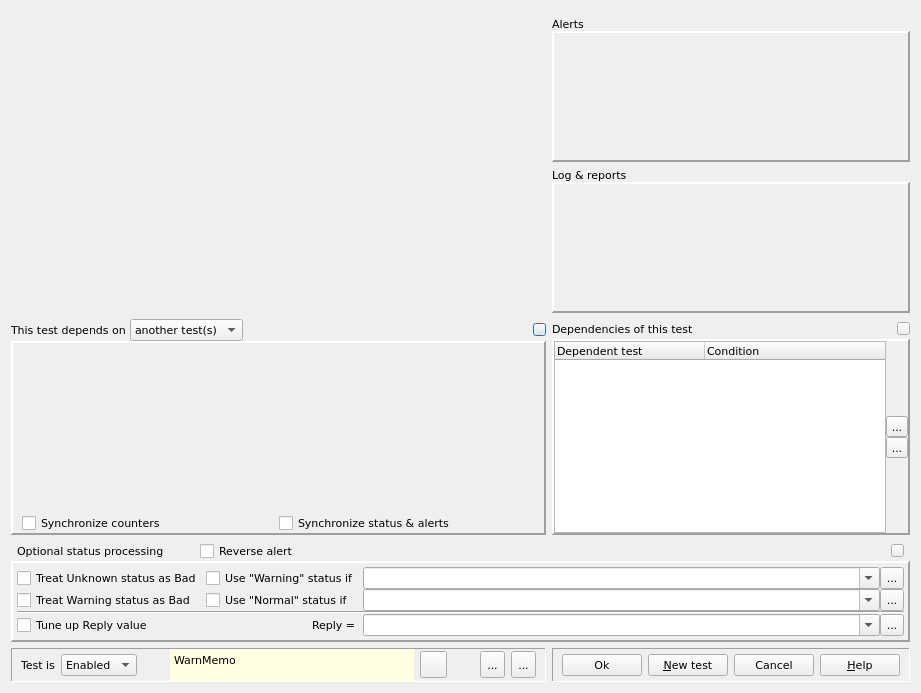
<?xml version="1.0" encoding="UTF-8"?>
<ui version="4.0">
 <class>HostMonDlg</class>
 <widget class="QDialog" name="HostMonDlg">
  <property name="geometry">
   <rect>
    <x>0</x>
    <y>0</y>
    <width>921</width>
    <height>693</height>
   </rect>
  </property>
  <property name="sizePolicy">
   <sizepolicy hsizetype="Expanding" vsizetype="Expanding">
    <horstretch>0</horstretch>
    <verstretch>0</verstretch>
   </sizepolicy>
  </property>
  <property name="font">
   <font>
    <family>DejaVu Sans</family>
    <pointsize>8</pointsize>
   </font>
  </property>
  <property name="windowTitle">
   <string>Test properties</string>
  </property>
  <property name="windowIcon">
   <iconset resource="../qHostMonitor.qrc">
    <normaloff>:/img/hostMonitor.png</normaloff>:/img/hostMonitor.png</iconset>
  </property>
  <property name="locale">
   <locale language="English" country="UnitedStates"/>
  </property>
  <layout class="QGridLayout" name="gridLayout_3">
   <item row="0" column="1">
    <widget class="SDPO::TestScheduleWidget" name="frmSchedule" native="true">
     <property name="sizePolicy">
      <sizepolicy hsizetype="Expanding" vsizetype="Preferred">
       <horstretch>0</horstretch>
       <verstretch>0</verstretch>
      </sizepolicy>
     </property>
    </widget>
   </item>
   <item row="1" column="1">
    <layout class="QVBoxLayout" name="loAlerts">
     <property name="spacing">
      <number>0</number>
     </property>
     <property name="sizeConstraint">
      <enum>QLayout::SetMinimumSize</enum>
     </property>
     <item>
      <widget class="QLabel" name="lblAlerts">
       <property name="text">
        <string>Alerts</string>
       </property>
      </widget>
     </item>
     <item>
      <widget class="QFrame" name="frame">
       <property name="sizePolicy">
        <sizepolicy hsizetype="Expanding" vsizetype="Expanding">
         <horstretch>0</horstretch>
         <verstretch>0</verstretch>
        </sizepolicy>
       </property>
       <property name="frameShape">
        <enum>QFrame::Panel</enum>
       </property>
       <property name="frameShadow">
        <enum>QFrame::Raised</enum>
       </property>
       <property name="lineWidth">
        <number>2</number>
       </property>
       <layout class="QHBoxLayout" name="horizontalLayout_8">
        <property name="spacing">
         <number>0</number>
        </property>
        <property name="leftMargin">
         <number>0</number>
        </property>
        <property name="topMargin">
         <number>0</number>
        </property>
        <property name="rightMargin">
         <number>0</number>
        </property>
        <property name="bottomMargin">
         <number>0</number>
        </property>
        <item>
         <widget class="SDPO::AlertsEditWidget" name="grpAlerts" native="true">
          <property name="sizePolicy">
           <sizepolicy hsizetype="Expanding" vsizetype="Expanding">
            <horstretch>0</horstretch>
            <verstretch>0</verstretch>
           </sizepolicy>
          </property>
         </widget>
        </item>
       </layout>
      </widget>
     </item>
    </layout>
   </item>
   <item row="2" column="1">
    <layout class="QVBoxLayout" name="loLogReports">
     <property name="spacing">
      <number>0</number>
     </property>
     <item>
      <widget class="QLabel" name="label">
       <property name="text">
        <string>Log &amp; reports</string>
       </property>
      </widget>
     </item>
     <item>
      <widget class="QFrame" name="frame_2">
       <property name="sizePolicy">
        <sizepolicy hsizetype="Expanding" vsizetype="Expanding">
         <horstretch>0</horstretch>
         <verstretch>0</verstretch>
        </sizepolicy>
       </property>
       <property name="frameShape">
        <enum>QFrame::Panel</enum>
       </property>
       <property name="frameShadow">
        <enum>QFrame::Raised</enum>
       </property>
       <property name="lineWidth">
        <number>2</number>
       </property>
       <layout class="QHBoxLayout" name="horizontalLayout_9">
        <property name="spacing">
         <number>0</number>
        </property>
        <property name="leftMargin">
         <number>0</number>
        </property>
        <property name="topMargin">
         <number>0</number>
        </property>
        <property name="rightMargin">
         <number>0</number>
        </property>
        <property name="bottomMargin">
         <number>0</number>
        </property>
        <item>
         <widget class="SDPO::LogReportsEditWidget" name="grpLogsReports" native="true">
          <property name="sizePolicy">
           <sizepolicy hsizetype="Expanding" vsizetype="Expanding">
            <horstretch>0</horstretch>
            <verstretch>0</verstretch>
           </sizepolicy>
          </property>
          <property name="minimumSize">
           <size>
            <width>350</width>
            <height>80</height>
           </size>
          </property>
          <property name="baseSize">
           <size>
            <width>354</width>
            <height>80</height>
           </size>
          </property>
         </widget>
        </item>
       </layout>
      </widget>
     </item>
    </layout>
   </item>
   <item row="3" column="0">
    <layout class="QVBoxLayout" name="loMaster">
     <property name="spacing">
      <number>0</number>
     </property>
     <item>
      <layout class="QHBoxLayout" name="horizontalLayout_12">
       <item>
        <widget class="QLabel" name="lblThisTestDependsOn">
         <property name="text">
          <string>This test depends on </string>
         </property>
        </widget>
       </item>
       <item>
        <widget class="QComboBox" name="cmbDependencyMode">
         <item>
          <property name="text">
           <string>another test(s)</string>
          </property>
         </item>
         <item>
          <property name="text">
           <string>Expression</string>
          </property>
         </item>
        </widget>
       </item>
       <item>
        <spacer name="horizontalSpacer_4">
         <property name="orientation">
          <enum>Qt::Horizontal</enum>
         </property>
         <property name="sizeHint" stdset="0">
          <size>
           <width>40</width>
           <height>20</height>
          </size>
         </property>
        </spacer>
       </item>
       <item>
        <widget class="QPushButton" name="btnDependenciesHideLeft">
         <property name="sizePolicy">
          <sizepolicy hsizetype="Fixed" vsizetype="Fixed">
           <horstretch>0</horstretch>
           <verstretch>0</verstretch>
          </sizepolicy>
         </property>
         <property name="maximumSize">
          <size>
           <width>13</width>
           <height>13</height>
          </size>
         </property>
         <property name="text">
          <string notr="true"/>
         </property>
         <property name="icon">
          <iconset resource="../qHostMonitor.qrc">
           <normaloff>:/img/minus.gif</normaloff>
           <normalon>:/img/plus.gif</normalon>:/img/minus.gif</iconset>
         </property>
         <property name="iconSize">
          <size>
           <width>13</width>
           <height>13</height>
          </size>
         </property>
         <property name="checkable">
          <bool>true</bool>
         </property>
        </widget>
       </item>
      </layout>
     </item>
     <item>
      <widget class="QFrame" name="frmMasterTests">
       <property name="frameShape">
        <enum>QFrame::Panel</enum>
       </property>
       <property name="frameShadow">
        <enum>QFrame::Raised</enum>
       </property>
       <property name="lineWidth">
        <number>2</number>
       </property>
       <layout class="QVBoxLayout" name="verticalLayout_6">
        <property name="spacing">
         <number>0</number>
        </property>
        <property name="leftMargin">
         <number>0</number>
        </property>
        <property name="topMargin">
         <number>0</number>
        </property>
        <property name="rightMargin">
         <number>0</number>
        </property>
        <property name="bottomMargin">
         <number>0</number>
        </property>
        <item>
         <widget class="QStackedWidget" name="stwMasterTest">
          <property name="frameShape">
           <enum>QFrame::NoFrame</enum>
          </property>
          <property name="currentIndex">
           <number>0</number>
          </property>
          <widget class="SDPO::MasterTestsEditWidget" name="wMasterTests"/>
          <widget class="SDPO::ExpressionTestsEditWidget" name="wExpressionTests"/>
         </widget>
        </item>
        <item>
         <layout class="QHBoxLayout" name="horizontalLayout_13">
          <property name="leftMargin">
           <number>9</number>
          </property>
          <property name="rightMargin">
           <number>9</number>
          </property>
          <item>
           <widget class="QCheckBox" name="chkSynchronizeCounters">
            <property name="text">
             <string>Synchronize counters</string>
            </property>
           </widget>
          </item>
          <item>
           <widget class="QCheckBox" name="chkSynchronizeStatusAlerts">
            <property name="text">
             <string>Synchronize status &amp;&amp; alerts</string>
            </property>
           </widget>
          </item>
         </layout>
        </item>
       </layout>
      </widget>
     </item>
    </layout>
   </item>
   <item row="3" column="1">
    <layout class="QVBoxLayout" name="loDependencies">
     <property name="spacing">
      <number>0</number>
     </property>
     <item>
      <layout class="QHBoxLayout" name="horizontalLayout_10">
       <item>
        <widget class="QLabel" name="lblDependecies">
         <property name="text">
          <string>Dependencies of this test</string>
         </property>
        </widget>
       </item>
       <item>
        <spacer name="horizontalSpacer_3">
         <property name="orientation">
          <enum>Qt::Horizontal</enum>
         </property>
         <property name="sizeHint" stdset="0">
          <size>
           <width>40</width>
           <height>20</height>
          </size>
         </property>
        </spacer>
       </item>
       <item>
        <widget class="QPushButton" name="btnDependenciesHideRight">
         <property name="maximumSize">
          <size>
           <width>13</width>
           <height>13</height>
          </size>
         </property>
         <property name="text">
          <string notr="true"/>
         </property>
         <property name="icon">
          <iconset resource="../qHostMonitor.qrc">
           <normaloff>:/img/minus.gif</normaloff>
           <normalon>:/img/plus.gif</normalon>:/img/minus.gif</iconset>
         </property>
         <property name="iconSize">
          <size>
           <width>13</width>
           <height>13</height>
          </size>
         </property>
         <property name="checkable">
          <bool>true</bool>
         </property>
        </widget>
       </item>
      </layout>
     </item>
     <item>
      <widget class="QFrame" name="frmDependentTests">
       <property name="frameShape">
        <enum>QFrame::Panel</enum>
       </property>
       <property name="frameShadow">
        <enum>QFrame::Raised</enum>
       </property>
       <property name="lineWidth">
        <number>2</number>
       </property>
       <layout class="QHBoxLayout" name="horizontalLayout_11">
        <property name="spacing">
         <number>0</number>
        </property>
        <property name="leftMargin">
         <number>0</number>
        </property>
        <property name="topMargin">
         <number>0</number>
        </property>
        <property name="rightMargin">
         <number>0</number>
        </property>
        <property name="bottomMargin">
         <number>0</number>
        </property>
        <item>
         <widget class="QTreeWidget" name="treeDependentTests">
          <property name="rootIsDecorated">
           <bool>false</bool>
          </property>
          <property name="columnCount">
           <number>2</number>
          </property>
          <attribute name="headerDefaultSectionSize">
           <number>150</number>
          </attribute>
          <column>
           <property name="text">
            <string>Dependent test</string>
           </property>
          </column>
          <column>
           <property name="text">
            <string>Condition</string>
           </property>
          </column>
         </widget>
        </item>
        <item>
         <layout class="QVBoxLayout" name="verticalLayout_5">
          <property name="spacing">
           <number>0</number>
          </property>
          <item>
           <spacer name="verticalSpacer">
            <property name="orientation">
             <enum>Qt::Vertical</enum>
            </property>
            <property name="sizeHint" stdset="0">
             <size>
              <width>20</width>
              <height>40</height>
             </size>
            </property>
           </spacer>
          </item>
          <item>
           <widget class="QToolButton" name="btnDependTestAdd">
            <property name="maximumSize">
             <size>
              <width>22</width>
              <height>22</height>
             </size>
            </property>
            <property name="toolTip">
             <string>Show tests tree</string>
            </property>
            <property name="statusTip">
             <string>Show tests tree</string>
            </property>
            <property name="text">
             <string>...</string>
            </property>
            <property name="icon">
             <iconset resource="../qHostMonitor.qrc">
              <normaloff>:/img/new.png</normaloff>:/img/new.png</iconset>
            </property>
           </widget>
          </item>
          <item>
           <widget class="QToolButton" name="btnDependTestDelete">
            <property name="maximumSize">
             <size>
              <width>22</width>
              <height>22</height>
             </size>
            </property>
            <property name="toolTip">
             <string>Show tests tree</string>
            </property>
            <property name="statusTip">
             <string>Show tests tree</string>
            </property>
            <property name="text">
             <string>...</string>
            </property>
            <property name="icon">
             <iconset resource="../qHostMonitor.qrc">
              <normaloff>:/img/trash.png</normaloff>:/img/trash.png</iconset>
            </property>
           </widget>
          </item>
          <item>
           <spacer name="verticalSpacer_2">
            <property name="orientation">
             <enum>Qt::Vertical</enum>
            </property>
            <property name="sizeHint" stdset="0">
             <size>
              <width>20</width>
              <height>40</height>
             </size>
            </property>
           </spacer>
          </item>
         </layout>
        </item>
       </layout>
      </widget>
     </item>
    </layout>
   </item>
   <item row="4" column="0" colspan="2">
    <layout class="QVBoxLayout" name="loOptional">
     <property name="spacing">
      <number>0</number>
     </property>
     <item>
      <layout class="QHBoxLayout" name="horizontalLayout_16">
       <property name="leftMargin">
        <number>6</number>
       </property>
       <property name="rightMargin">
        <number>6</number>
       </property>
       <item>
        <widget class="QLabel" name="label_3">
         <property name="text">
          <string>Optional status processing</string>
         </property>
        </widget>
       </item>
       <item>
        <spacer name="horizontalSpacer_6">
         <property name="orientation">
          <enum>Qt::Horizontal</enum>
         </property>
         <property name="sizeType">
          <enum>QSizePolicy::Fixed</enum>
         </property>
         <property name="sizeHint" stdset="0">
          <size>
           <width>36</width>
           <height>18</height>
          </size>
         </property>
        </spacer>
       </item>
       <item>
        <widget class="QCheckBox" name="chkReverseAlert">
         <property name="autoFillBackground">
          <bool>true</bool>
         </property>
         <property name="text">
          <string>Reverse alert</string>
         </property>
        </widget>
       </item>
       <item>
        <spacer name="horizontalSpacer_5">
         <property name="orientation">
          <enum>Qt::Horizontal</enum>
         </property>
         <property name="sizeHint" stdset="0">
          <size>
           <width>40</width>
           <height>20</height>
          </size>
         </property>
        </spacer>
       </item>
       <item>
        <widget class="QPushButton" name="btnStatusProcessingHide">
         <property name="maximumSize">
          <size>
           <width>13</width>
           <height>13</height>
          </size>
         </property>
         <property name="text">
          <string notr="true"/>
         </property>
         <property name="icon">
          <iconset resource="../qHostMonitor.qrc">
           <normaloff>:/img/minus.gif</normaloff>
           <normalon>:/img/plus.gif</normalon>:/img/minus.gif</iconset>
         </property>
         <property name="iconSize">
          <size>
           <width>13</width>
           <height>13</height>
          </size>
         </property>
         <property name="checkable">
          <bool>true</bool>
         </property>
        </widget>
       </item>
      </layout>
     </item>
     <item>
      <widget class="QFrame" name="frmOptional">
       <property name="frameShape">
        <enum>QFrame::Panel</enum>
       </property>
       <property name="frameShadow">
        <enum>QFrame::Raised</enum>
       </property>
       <property name="lineWidth">
        <number>2</number>
       </property>
       <layout class="QGridLayout" name="gridLayout_2">
        <property name="leftMargin">
         <number>4</number>
        </property>
        <property name="topMargin">
         <number>4</number>
        </property>
        <property name="rightMargin">
         <number>4</number>
        </property>
        <property name="bottomMargin">
         <number>4</number>
        </property>
        <property name="horizontalSpacing">
         <number>4</number>
        </property>
        <property name="verticalSpacing">
         <number>0</number>
        </property>
        <item row="0" column="0">
         <widget class="QCheckBox" name="chkUnknownIsBad">
          <property name="text">
           <string>Treat Unknown status as Bad</string>
          </property>
         </widget>
        </item>
        <item row="0" column="1">
         <widget class="QCheckBox" name="chkUseWarningIf">
          <property name="text">
           <string>Use &quot;Warning&quot; status if</string>
          </property>
         </widget>
        </item>
        <item row="0" column="2">
         <layout class="QHBoxLayout" name="horizontalLayout_17">
          <property name="spacing">
           <number>0</number>
          </property>
          <item>
           <widget class="QComboBox" name="cmbWarningCondition">
            <property name="sizePolicy">
             <sizepolicy hsizetype="Expanding" vsizetype="Fixed">
              <horstretch>0</horstretch>
              <verstretch>0</verstretch>
             </sizepolicy>
            </property>
            <property name="editable">
             <bool>true</bool>
            </property>
           </widget>
          </item>
          <item>
           <widget class="QToolButton" name="btnWarningCondition">
            <property name="maximumSize">
             <size>
              <width>24</width>
              <height>24</height>
             </size>
            </property>
            <property name="text">
             <string>...</string>
            </property>
            <property name="icon">
             <iconset resource="../qHostMonitor.qrc">
              <normaloff>:/img/loupe.png</normaloff>:/img/loupe.png</iconset>
            </property>
           </widget>
          </item>
         </layout>
        </item>
        <item row="1" column="0">
         <widget class="QCheckBox" name="chkWarningIsBad">
          <property name="text">
           <string>Treat Warning status as Bad</string>
          </property>
         </widget>
        </item>
        <item row="1" column="1">
         <widget class="QCheckBox" name="chkUseNormalIf">
          <property name="text">
           <string>Use &quot;Normal&quot; status if</string>
          </property>
         </widget>
        </item>
        <item row="1" column="2">
         <layout class="QHBoxLayout" name="horizontalLayout_18">
          <property name="spacing">
           <number>0</number>
          </property>
          <item>
           <widget class="QComboBox" name="cmbNormalCondition">
            <property name="sizePolicy">
             <sizepolicy hsizetype="Expanding" vsizetype="Fixed">
              <horstretch>0</horstretch>
              <verstretch>0</verstretch>
             </sizepolicy>
            </property>
            <property name="editable">
             <bool>true</bool>
            </property>
           </widget>
          </item>
          <item>
           <widget class="QToolButton" name="btnNormalCondition">
            <property name="maximumSize">
             <size>
              <width>24</width>
              <height>24</height>
             </size>
            </property>
            <property name="text">
             <string>...</string>
            </property>
            <property name="icon">
             <iconset resource="../qHostMonitor.qrc">
              <normaloff>:/img/loupe.png</normaloff>:/img/loupe.png</iconset>
            </property>
           </widget>
          </item>
         </layout>
        </item>
        <item row="2" column="0" colspan="3">
         <widget class="Line" name="Bevel34">
          <property name="orientation">
           <enum>Qt::Horizontal</enum>
          </property>
         </widget>
        </item>
        <item row="3" column="0">
         <widget class="QCheckBox" name="chkTuneUpReply">
          <property name="text">
           <string>Tune up Reply value</string>
          </property>
         </widget>
        </item>
        <item row="3" column="1" alignment="Qt::AlignRight">
         <widget class="QLabel" name="lblReplyEquals">
          <property name="text">
           <string>Reply = </string>
          </property>
         </widget>
        </item>
        <item row="3" column="2">
         <layout class="QHBoxLayout" name="horizontalLayout_19">
          <property name="spacing">
           <number>0</number>
          </property>
          <item>
           <widget class="QComboBox" name="cmbReply">
            <property name="sizePolicy">
             <sizepolicy hsizetype="Expanding" vsizetype="Fixed">
              <horstretch>0</horstretch>
              <verstretch>0</verstretch>
             </sizepolicy>
            </property>
            <property name="editable">
             <bool>true</bool>
            </property>
           </widget>
          </item>
          <item>
           <widget class="QToolButton" name="btnTuneUpReply">
            <property name="maximumSize">
             <size>
              <width>24</width>
              <height>24</height>
             </size>
            </property>
            <property name="text">
             <string>...</string>
            </property>
            <property name="icon">
             <iconset resource="../qHostMonitor.qrc">
              <normaloff>:/img/loupe.png</normaloff>:/img/loupe.png</iconset>
            </property>
           </widget>
          </item>
         </layout>
        </item>
       </layout>
      </widget>
     </item>
    </layout>
   </item>
   <item row="5" column="0">
    <widget class="QFrame" name="Bevel11">
     <property name="frameShape">
      <enum>QFrame::Panel</enum>
     </property>
     <property name="frameShadow">
      <enum>QFrame::Sunken</enum>
     </property>
     <layout class="QHBoxLayout" name="horizontalLayout_5">
      <property name="spacing">
       <number>6</number>
      </property>
      <property name="topMargin">
       <number>0</number>
      </property>
      <property name="bottomMargin">
       <number>0</number>
      </property>
      <item>
       <widget class="QLabel" name="lblTestIs">
        <property name="text">
         <string>Test is</string>
        </property>
        <property name="buddy">
         <cstring>cmbEnabled</cstring>
        </property>
       </widget>
      </item>
      <item>
       <widget class="QComboBox" name="cmbEnabled">
        <property name="whatsThis">
         <string>This option enables or disables test execution.</string>
        </property>
        <item>
         <property name="text">
          <string>Enabled</string>
         </property>
        </item>
        <item>
         <property name="text">
          <string>Disabled</string>
         </property>
        </item>
       </widget>
      </item>
      <item>
       <spacer name="horizontalSpacer_2">
        <property name="orientation">
         <enum>Qt::Horizontal</enum>
        </property>
        <property name="sizeHint" stdset="0">
         <size>
          <width>40</width>
          <height>20</height>
         </size>
        </property>
       </spacer>
      </item>
      <item>
       <widget class="QPlainTextEdit" name="WarnMemo">
        <property name="sizePolicy">
         <sizepolicy hsizetype="Expanding" vsizetype="Preferred">
          <horstretch>0</horstretch>
          <verstretch>0</verstretch>
         </sizepolicy>
        </property>
        <property name="maximumSize">
         <size>
          <width>16777215</width>
          <height>32</height>
         </size>
        </property>
        <property name="palette">
         <palette>
          <active>
           <colorrole role="Base">
            <brush brushstyle="SolidPattern">
             <color alpha="255">
              <red>255</red>
              <green>255</green>
              <blue>225</blue>
             </color>
            </brush>
           </colorrole>
          </active>
          <inactive>
           <colorrole role="Base">
            <brush brushstyle="SolidPattern">
             <color alpha="255">
              <red>255</red>
              <green>255</green>
              <blue>225</blue>
             </color>
            </brush>
           </colorrole>
          </inactive>
          <disabled>
           <colorrole role="Base">
            <brush brushstyle="SolidPattern">
             <color alpha="255">
              <red>239</red>
              <green>235</green>
              <blue>231</blue>
             </color>
            </brush>
           </colorrole>
          </disabled>
         </palette>
        </property>
        <property name="frameShape">
         <enum>QFrame::NoFrame</enum>
        </property>
        <property name="plainText">
         <string>WarnMemo</string>
        </property>
       </widget>
      </item>
      <item>
       <widget class="QPushButton" name="btnLinks">
        <property name="sizePolicy">
         <sizepolicy hsizetype="Fixed" vsizetype="Fixed">
          <horstretch>0</horstretch>
          <verstretch>0</verstretch>
         </sizepolicy>
        </property>
        <property name="maximumSize">
         <size>
          <width>27</width>
          <height>27</height>
         </size>
        </property>
        <property name="icon">
         <iconset resource="../qHostMonitor.qrc">
          <normaloff>:/img/test/links.bmp</normaloff>:/img/test/links.bmp</iconset>
        </property>
       </widget>
      </item>
      <item>
       <spacer name="horizontalSpacer">
        <property name="orientation">
         <enum>Qt::Horizontal</enum>
        </property>
        <property name="sizeHint" stdset="0">
         <size>
          <width>40</width>
          <height>20</height>
         </size>
        </property>
       </spacer>
      </item>
      <item>
       <widget class="QToolButton" name="btnPrevTest">
        <property name="enabled">
         <bool>true</bool>
        </property>
        <property name="maximumSize">
         <size>
          <width>16777215</width>
          <height>27</height>
         </size>
        </property>
        <property name="text">
         <string>...</string>
        </property>
        <property name="icon">
         <iconset resource="../qHostMonitor.qrc">
          <normaloff>:/img/test/previous.png</normaloff>:/img/test/previous.png</iconset>
        </property>
       </widget>
      </item>
      <item>
       <widget class="QToolButton" name="btnNextTest">
        <property name="enabled">
         <bool>true</bool>
        </property>
        <property name="maximumSize">
         <size>
          <width>16777215</width>
          <height>27</height>
         </size>
        </property>
        <property name="text">
         <string>...</string>
        </property>
        <property name="icon">
         <iconset resource="../qHostMonitor.qrc">
          <normaloff>:/img/test/next.png</normaloff>:/img/test/next.png</iconset>
        </property>
       </widget>
      </item>
     </layout>
    </widget>
   </item>
   <item row="5" column="1">
    <widget class="QFrame" name="frmButtons">
     <property name="sizePolicy">
      <sizepolicy hsizetype="Expanding" vsizetype="Preferred">
       <horstretch>0</horstretch>
       <verstretch>0</verstretch>
      </sizepolicy>
     </property>
     <property name="frameShape">
      <enum>QFrame::Panel</enum>
     </property>
     <property name="frameShadow">
      <enum>QFrame::Sunken</enum>
     </property>
     <layout class="QHBoxLayout" name="horizontalLayout_4">
      <property name="topMargin">
       <number>0</number>
      </property>
      <property name="bottomMargin">
       <number>0</number>
      </property>
      <item>
       <widget class="QPushButton" name="btnOk">
        <property name="text">
         <string>Ok</string>
        </property>
       </widget>
      </item>
      <item>
       <widget class="QPushButton" name="btnAdd">
        <property name="text">
         <string>&amp;New test</string>
        </property>
       </widget>
      </item>
      <item>
       <widget class="QPushButton" name="btnCancel">
        <property name="text">
         <string>Cancel</string>
        </property>
       </widget>
      </item>
      <item>
       <widget class="QPushButton" name="btnHelp">
        <property name="text">
         <string>&amp;Help</string>
        </property>
       </widget>
      </item>
     </layout>
    </widget>
   </item>
   <item row="0" column="0" rowspan="3">
    <widget class="SDPO::TestEditWidget" name="frmTest">
     <property name="sizePolicy">
      <sizepolicy hsizetype="Preferred" vsizetype="Preferred">
       <horstretch>0</horstretch>
       <verstretch>0</verstretch>
      </sizepolicy>
     </property>
    </widget>
   </item>
  </layout>
  <zorder>frmTest</zorder>
  <zorder>frmSchedule</zorder>
  <zorder>frmButtons</zorder>
  <zorder>Bevel11</zorder>
 </widget>
 <customwidgets>
  <customwidget>
   <class>SDPO::AlertsEditWidget</class>
   <extends>QWidget</extends>
   <header>testedit/qAlertsEditWidget.h</header>
  </customwidget>
  <customwidget>
   <class>SDPO::LogReportsEditWidget</class>
   <extends>QWidget</extends>
   <header>testedit/qLogReportsEditWidget.h</header>
  </customwidget>
  <customwidget>
   <class>SDPO::MasterTestsEditWidget</class>
   <extends>QWidget</extends>
   <header>testedit/qMasterTestsEditWidget.h</header>
  </customwidget>
  <customwidget>
   <class>SDPO::ExpressionTestsEditWidget</class>
   <extends>QWidget</extends>
   <header>testedit/qExpressionTestsEditWidget.h</header>
  </customwidget>
  <customwidget>
   <class>SDPO::TestEditWidget</class>
   <extends>QFrame</extends>
   <header>testedit/testeditwidget.h</header>
   <container>1</container>
  </customwidget>
  <customwidget>
   <class>SDPO::TestScheduleWidget</class>
   <extends>QWidget</extends>
   <header>testedit/testschedulewidget.h</header>
   <container>1</container>
  </customwidget>
 </customwidgets>
 <resources>
  <include location="../qHostMonitor.qrc"/>
 </resources>
 <connections/>
</ui>
